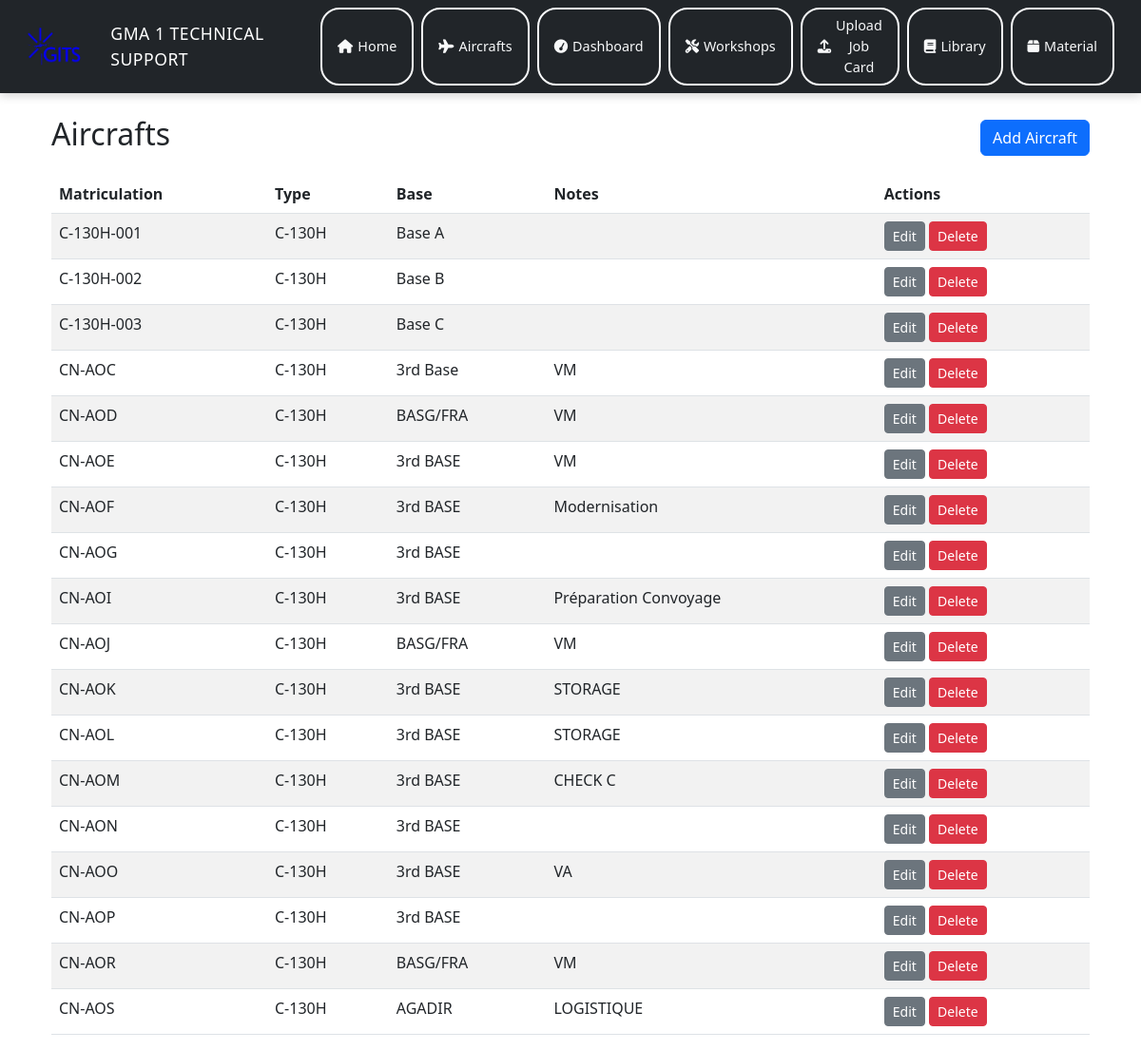
Page /aircrafts on the committed database.
### tables this page shows
CREATE TABLE aircrafts (
        id INTEGER PRIMARY KEY AUTOINCREMENT,
        matriculation TEXT UNIQUE NOT NULL,
        type TEXT,
        base TEXT,
        notes TEXT
    );

### app.py (the view)
@app.route("/aircrafts")
def list_aircrafts():
    conn = sqlite3.connect(DB_FILE)
    c = conn.cursor()
    c.execute("SELECT id, matriculation, type, base, notes FROM aircrafts ORDER BY matriculation")
    aircrafts = c.fetchall()
    conn.close()
    return render_template("aircrafts.html", aircrafts=aircrafts)

### templates/aircrafts.html
{% extends "base.html" %}
{% block content %}
<div class="container">
  <div class="d-flex justify-content-between align-items-center mb-3">
    <h2>Aircrafts</h2>
    <a href="{{ url_for('new_aircraft') }}" class="btn btn-primary">Add Aircraft</a>
  </div>
  {% if aircrafts %}
  <table class="table table-striped">
    <thead>
      <tr>
        <th>Matriculation</th>
        <th>Type</th>
        <th>Base</th>
        <th>Notes</th>
        <th>Actions</th>
      </tr>
    </thead>
    <tbody>
      {% for a in aircrafts %}
      <tr>
        <td>{{ a[1] }}</td>
        <td>{{ a[2] or "" }}</td>
        <td>{{ a[3] or "" }}</td>
        <td>{{ a[4] or "" }}</td>
        <td>
          <a href="{{ url_for('edit_aircraft', aircraft_id=a[0]) }}" class="btn btn-sm btn-secondary">Edit</a>
          <form action="{{ url_for('delete_aircraft', aircraft_id=a[0]) }}" method="POST" style="display:inline;">
            <button class="btn btn-sm btn-danger" onclick="return confirm('Delete this aircraft?')">Delete</button>
          </form>
        </td>
      </tr>
      {% endfor %}
    </tbody>
  </table>
  {% else %}
    <div class="alert alert-info">No aircrafts registered yet.</div>
  {% endif %}
</div>
{% endblock %}

### rows in the picture
aircrafts: matriculation "C-130H-001", type "C-130H", base "Base A"
aircrafts: matriculation "C-130H-002", type "C-130H", base "Base B"
aircrafts: matriculation "C-130H-003", type "C-130H", base "Base C"
aircrafts: matriculation "CN-AOC", type "C-130H", base "3rd Base", notes "VM"
aircrafts: matriculation "CN-AOD", type "C-130H", base "BASG/FRA", notes "VM"
aircrafts: matriculation "CN-AOE", type "C-130H", base "3rd BASE", notes "VM"
aircrafts: matriculation "CN-AOF", type "C-130H", base "3rd BASE", notes "Modernisation"
aircrafts: matriculation "CN-AOG", type "C-130H", base "3rd BASE"
aircrafts: matriculation "CN-AOI", type "C-130H", base "3rd BASE", notes "Préparation Convoyage"
aircrafts: matriculation "CN-AOJ", type "C-130H", base "BASG/FRA", notes "VM"
aircrafts: matriculation "CN-AOK", type "C-130H", base "3rd BASE", notes "STORAGE"
aircrafts: matriculation "CN-AOL", type "C-130H", base "3rd BASE", notes "STORAGE"
aircrafts: matriculation "CN-AOM", type "C-130H", base "3rd BASE", notes "CHECK C"
aircrafts: matriculation "CN-AON", type "C-130H", base "3rd BASE"
aircrafts: matriculation "CN-AOO", type "C-130H", base "3rd BASE", notes "VA"
aircrafts: matriculation "CN-AOP", type "C-130H", base "3rd BASE"
aircrafts: matriculation "CN-AOR", type "C-130H", base "BASG/FRA", notes "VM"
aircrafts: matriculation "CN-AOS", type "C-130H", base "AGADIR", notes "LOGISTIQUE"
